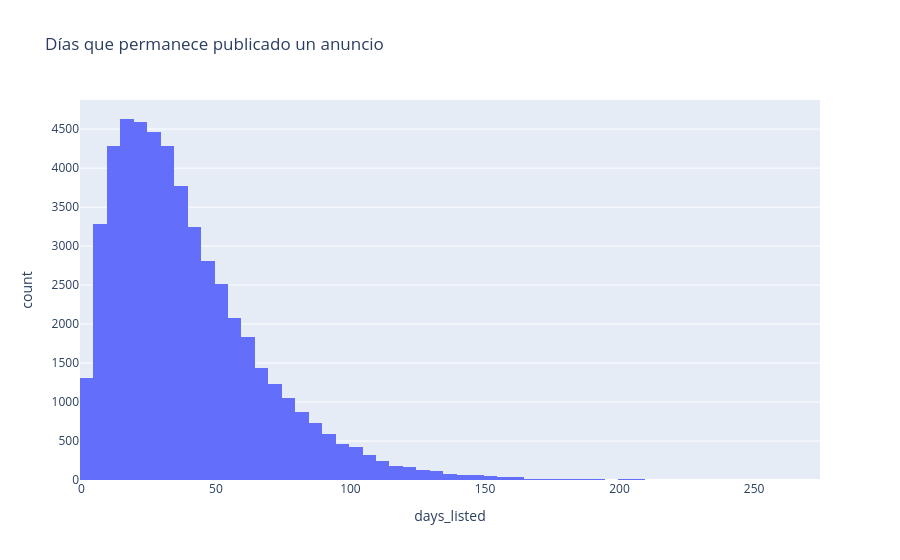

Write notebook code for a chart like this one.
### Code cell
fig = px.histogram(df, x="days_listed", nbins=60,
                   title="Días que permanece publicado un anuncio")
fig.show()

### Figure 1 — Plotly figure (JSON) as saved in the notebook; plotly's stock layout.template omitted (floating-point values rounded to 4 significant figures; data arrays with more than 128 entries replaced by an {"elided": "..."} marker saying what was removed)
{"data": [{"bingroup": "x", "hovertemplate": "days_listed=%{x}<br>count=%{y}<extra></extra>", "legendgroup": "", "marker": {"color": "#636efa", "pattern": {"shape": ""}}, "name": "", "nbinsx": 60, "orientation": "v", "showlegend": false, "type": "histogram", "x": {"elided": "51525 int values"}, "xaxis": "x", "yaxis": "y"}], "layout": {"barmode": "relative", "legend": {"tracegroupgap": 0}, "title": {"text": "Días que permanece publicado un anuncio"}, "xaxis": {"anchor": "y", "domain": [0, 1], "title": {"text": "days_listed"}}, "yaxis": {"anchor": "x", "domain": [0, 1], "title": {"text": "count"}}}}
